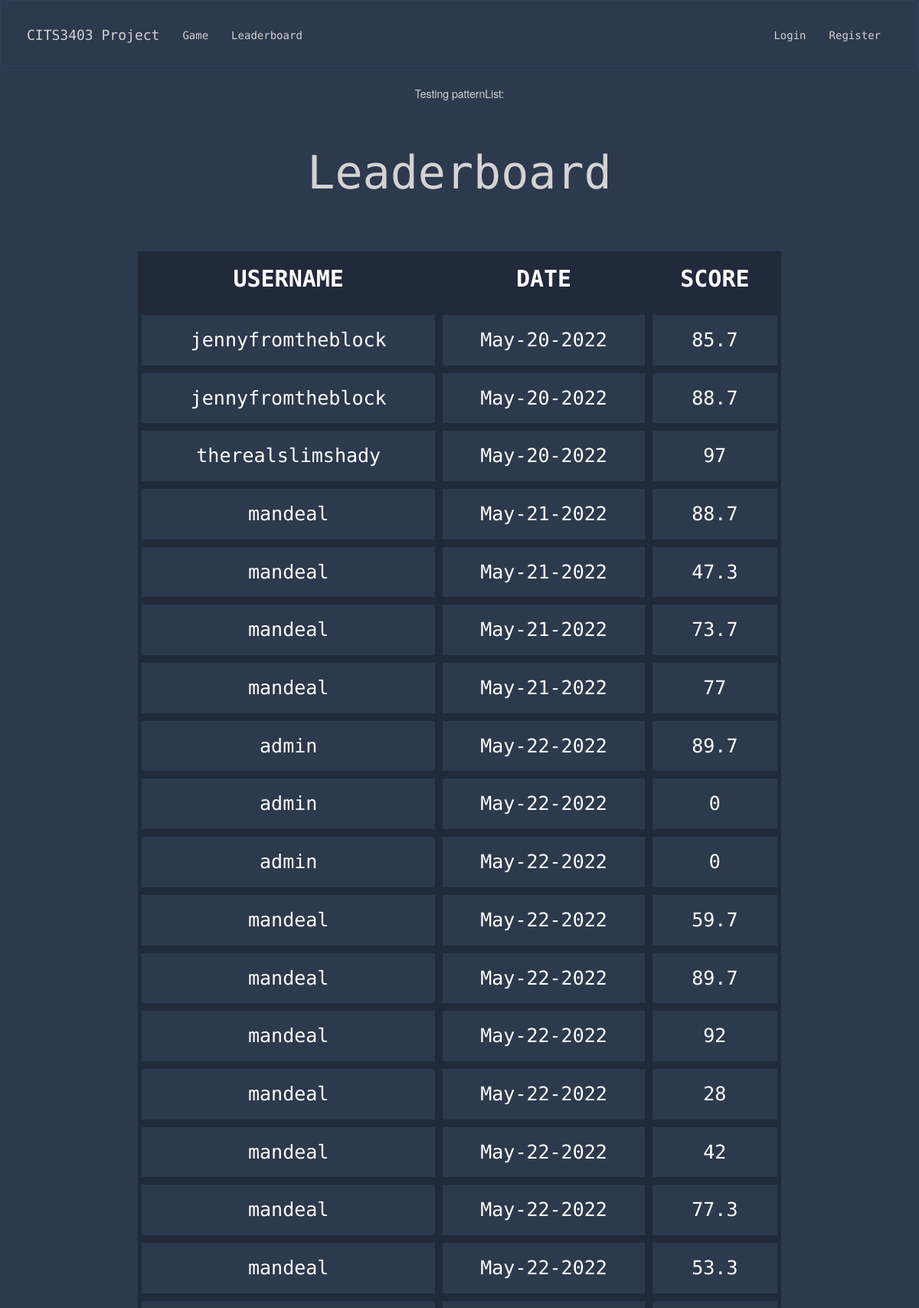
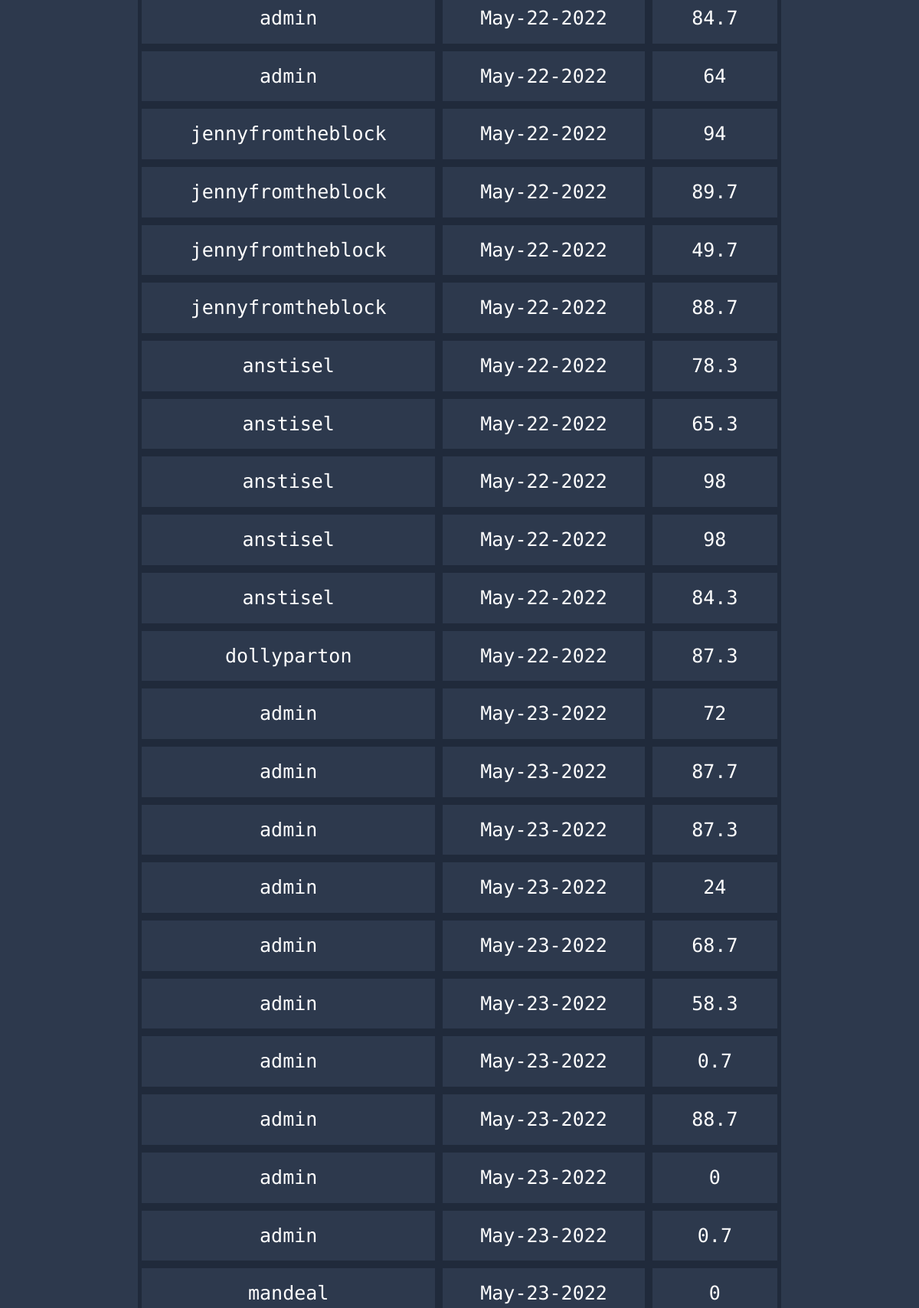
The app's page /leaderboard (upper part) with its own data (2 pictures, top to bottom).
### app/models.py (models this page shows, shortened)
class Score(UserMixin, db.Model):
    id = db.Column(db.Integer, primary_key=True)
    user_score = db.Column(db.Integer)
    user_id = db.Column(db.Integer, db.ForeignKey("user.id"))
    today = date.today()
    format_date = today.strftime("%b-%d-%Y") #strips minutes, formats the date eg May-16-2022
    date = db.Column(db.String, default=format_date)

class User(UserMixin, db.Model):
    id = db.Column(db.Integer, primary_key=True)
    username = db.Column(db.String(64), index=True, unique=True)
    email = db.Column(db.String(120), index=True, unique=True)
    password_hash = db.Column(db.String(128))
    user_stats = db.relationship('Score', backref='user', lazy=True)

### app/routes.py (the view)
@app.route('/leaderboard', methods=['GET', 'POST'])
def leaderboard():
    all_scores = Score.query.all()
    user = User.query.all()
    if current_user.is_authenticated:
        user_name = current_user.username
        return render_template('leaderboard.html', title='Leaderboard', scores=all_scores, user_name=user_name)
    return render_template('leaderboard.html', title='Leaderboard', scores=all_scores)

### app/templates/leaderboard.html
{% extends "base.html" %}
{% block content %}
<p> Testing patternList: {{ jsThings }} </p>
<h1>Leaderboard</h1>
    <table id="myTable" class="tablesorter">
        <thead>
            <tr>
                <th> USERNAME </th>
                <th> DATE </th>
                <th> SCORE </th>
            </tr>
        </thead>
        <tbody>
            {% for score in scores %}
                <tr>
                    <td> {{ score.user.username }} </td>
                    <td> {{ score.date }} </td>
                    <td> {{ score.user_score }}</td>
                </tr>
            {% endfor %}
    </tbody>
</table>
{% endblock %}

### app/static/css/stylesheet.css (style rules this page uses)
head,body { text-align: center; padding-bottom: 50px; }
h1 { padding: 40px; font-size: 60px; }
body { background: #2d394d; color: lightgrey; }
.center, h1 { text-align: center; font-family: 'Source Code Pro', monospace; }
table { border-collapse: separate; font-size: 25px; width: 70%; margin-left: auto; margin-right: auto; margin-top: 30px; font-family: 'Source Code Pro', monospace; }
th, td { border: 5px solid #202a3b; padding: 15px; text-align: center; color: white; margin: none; }
th { font-size: 30px; border-top: none; font-weight: bold; background-color: #202a3b; }

### records on screen
Score: user.username "jennyfromtheblock", date "May-20-2022", user_score "85.7"
Score: user.username "jennyfromtheblock", date "May-20-2022", user_score "88.7"
Score: user.username "therealslimshady", date "May-20-2022", user_score "97"
Score: user.username "mandeal", date "May-21-2022", user_score "88.7"
Score: user.username "mandeal", date "May-21-2022", user_score "47.3"
Score: user.username "mandeal", date "May-21-2022", user_score "73.7"
Score: user.username "mandeal", date "May-21-2022", user_score "77"
Score: user.username "admin", date "May-22-2022", user_score "89.7"
Score: user.username "admin", date "May-22-2022", user_score "0"
Score: user.username "admin", date "May-22-2022", user_score "0"
Score: user.username "mandeal", date "May-22-2022", user_score "59.7"
Score: user.username "mandeal", date "May-22-2022", user_score "89.7"
Score: user.username "mandeal", date "May-22-2022", user_score "92"
Score: user.username "mandeal", date "May-22-2022", user_score "28"
Score: user.username "mandeal", date "May-22-2022", user_score "42"
Score: user.username "mandeal", date "May-22-2022", user_score "77.3"
Score: user.username "mandeal", date "May-22-2022", user_score "53.3"
Score: user.username "admin", date "May-22-2022", user_score "84.7"
Score: user.username "admin", date "May-22-2022", user_score "64"
Score: user.username "jennyfromtheblock", date "May-22-2022", user_score "94"
Score: user.username "jennyfromtheblock", date "May-22-2022", user_score "89.7"
Score: user.username "jennyfromtheblock", date "May-22-2022", user_score "49.7"
Score: user.username "jennyfromtheblock", date "May-22-2022", user_score "88.7"
Score: user.username "anstisel", date "May-22-2022", user_score "78.3"
Score: user.username "anstisel", date "May-22-2022", user_score "65.3"
Score: user.username "anstisel", date "May-22-2022", user_score "98"
Score: user.username "anstisel", date "May-22-2022", user_score "98"
Score: user.username "anstisel", date "May-22-2022", user_score "84.3"
Score: user.username "dollyparton", date "May-22-2022", user_score "87.3"
Score: user.username "admin", date "May-23-2022", user_score "72"
Score: user.username "admin", date "May-23-2022", user_score "87.7"
Score: user.username "admin", date "May-23-2022", user_score "87.3"
Score: user.username "admin", date "May-23-2022", user_score "24"
Score: user.username "admin", date "May-23-2022", user_score "68.7"
Score: user.username "admin", date "May-23-2022", user_score "58.3"
Score: user.username "admin", date "May-23-2022", user_score "0.7"
Score: user.username "admin", date "May-23-2022", user_score "88.7"
Score: user.username "admin", date "May-23-2022", user_score "0"
Score: user.username "admin", date "May-23-2022", user_score "0.7"
Score: user.username "mandeal", date "May-23-2022", user_score "0"
